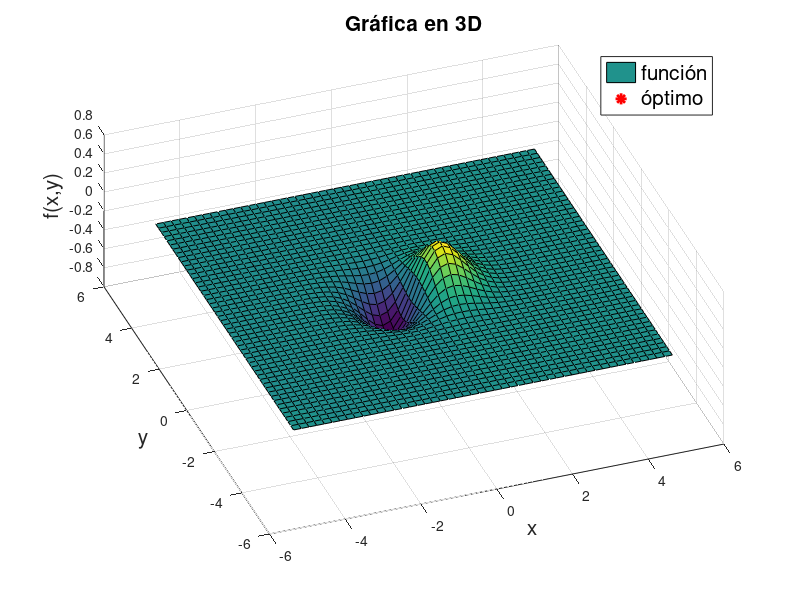
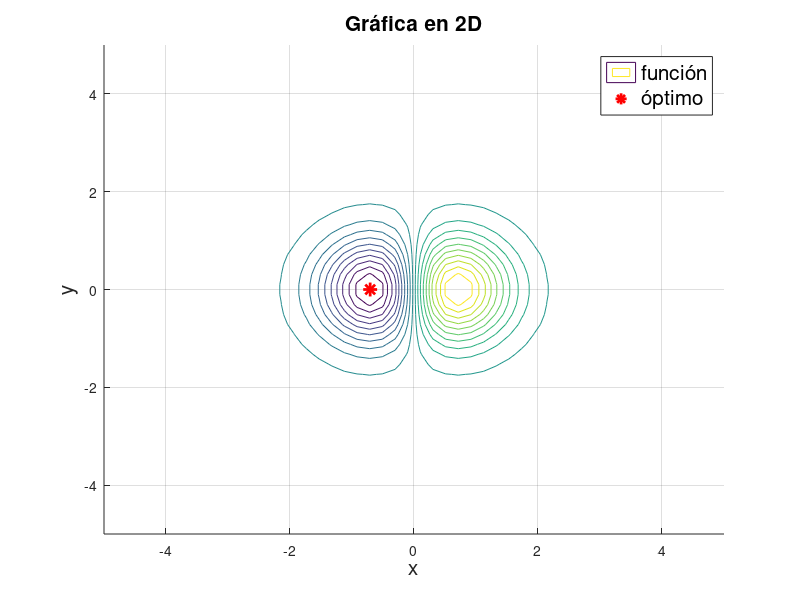
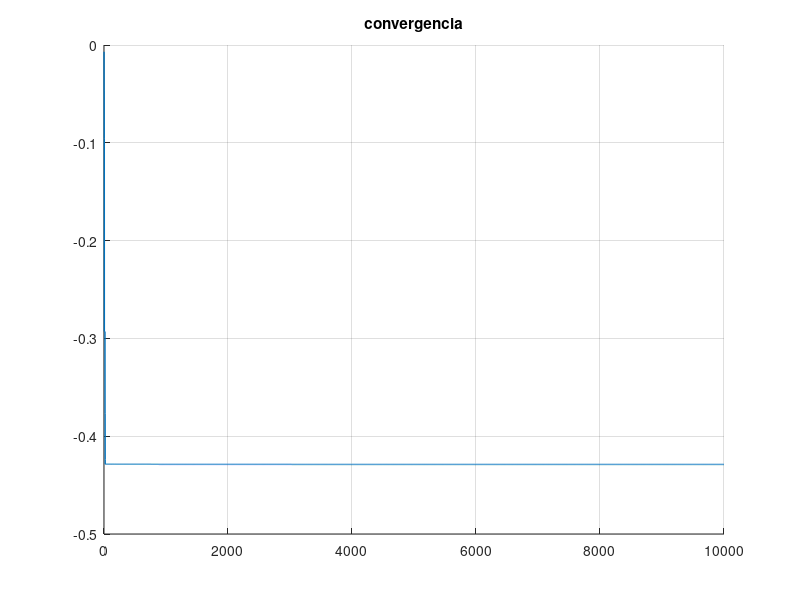

MATLAB code to generate these figures, in order:
clear
close all
clc 

f = @(x,y) x.*exp(-x.^2-y.^2); % funcion objetivo
%f = @(x,y) (x-2).^2+(y-2).^2; % funcion objetivo 2
x_lim = linspace(-5,5,50); % límites para eje x, -5 es inferior, 5 es superior, con 50 puntos
y_lim = linspace(-5,5,50); % límites para eje y, -5 es inferior, 5 es superior, con 50 puntos
[x1,y1] = meshgrid(x_lim,y_lim); % creamos una rejilla de puntos (x,y) para crear el plot

x0=[-2 -2]';
xu=[2 2]';
xl=[-2 -2]';
D=2;
N=10000;
conv=zeros([1 N]);
for i=1:N
    y=x0;
    j=randi([1 D]);
    y(j)=xl(j)+(xu(j)-xl(j)).*rand();
    if f(y(1), y(2))< f(x0(1), x0(2))
        x0=y;
    end
    conv(i)=f(x0(1),x0(2));
end
disp(["f(x,y)=" num2str(f(x0(1),x0(2)))])
disp(["x=" x0(1)])
disp(["y=" x0(2)])
z=f(x1,y1);

figure
hold on
grid on

surf(x1,y1,z) % plot de la rejilla en 3D
plot3(x0(1),x0(2),f(x0(1),x0(2)),'r*','LineWidth',2,'MarkerSize',10) % plot del minimo encontrado
%la solucion se plotea en las coordenadas que resulten de la iteracion en
%el vector x0
legend({'función','óptimo'},'FontSize',15)

title('Gráfica en 3D','FontSize',15)
xlabel('x','FontSize',15)
ylabel('y','FontSize',15)
zlabel('f(x,y)','FontSize',15)
view([-20,60]) % estos valores definen la vista 3D del plot


figure
hold on
grid on

contour(x1,y1,z,20) % plot de la rejilla en 2D
plot(x0(1),x0(2),'r*','LineWidth',2,'MarkerSize',10) % % plot del minimo encontrado
%la solucion se plotea en las coordenadas que resulten de la iteracion en
%el vector x0 pero ahora en 2D
legend({'función','óptimo'},'FontSize',15)

title('Gráfica en 2D','FontSize',15)
xlabel('x','FontSize',15)
ylabel('y','FontSize',15)

%convergencia
figure
hold on
grid on
plot(conv,'LineWidth',1);
xlim([0 N]);
title("convergencia")

